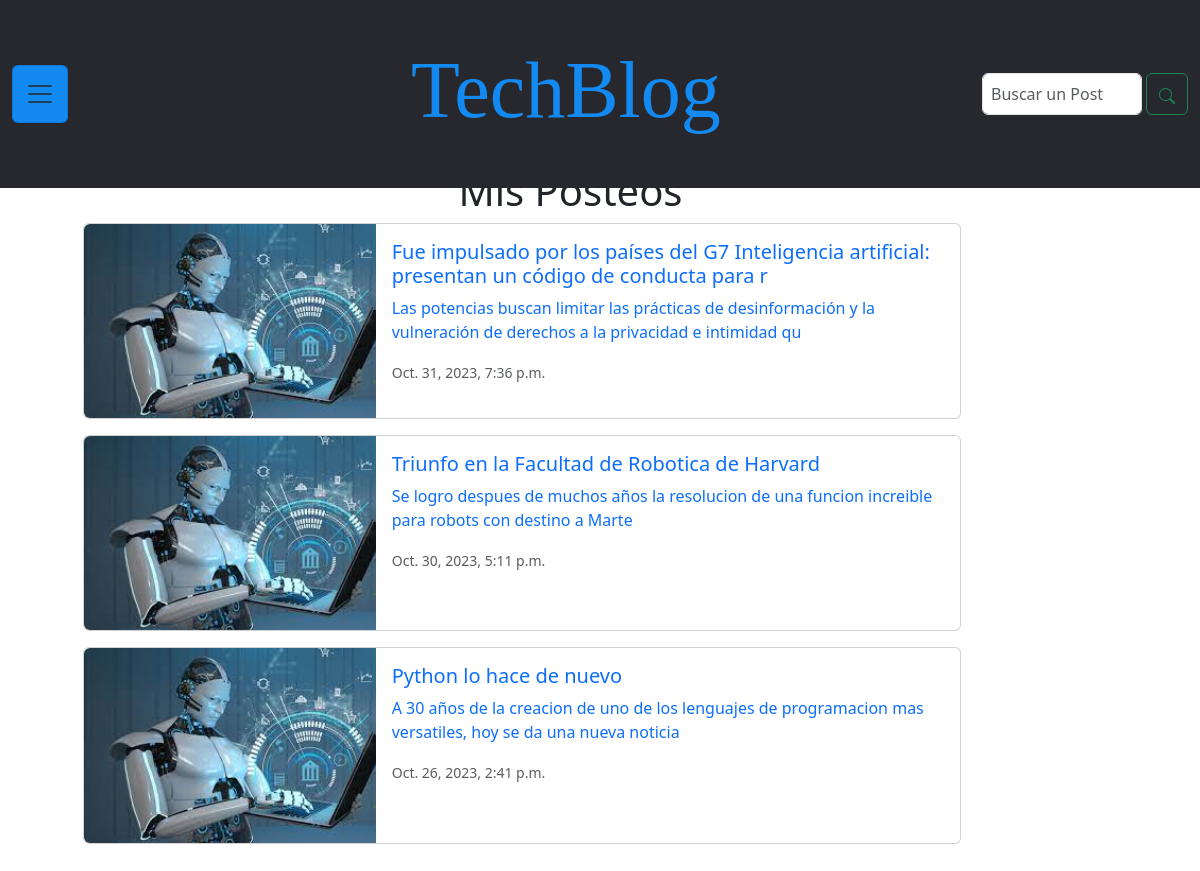
/inicio_blog/mis_posts (signed in), run on the app's committed database.
### inicio_blog/models.py (models this page shows, shortened)
class Posteos(models.Model):
    titulo_posteo = models.CharField(max_length=100)
    descripcion_posteo = models.CharField(max_length=120)
    redaccion_posteo = models.TextField()
    autor_posteo = models.ForeignKey(User, on_delete=models.CASCADE)
    fecha_posteo = models.DateTimeField(auto_now_add=True)
    CATEGORIAS = [
        ('Programacion', 'Programación'),
        ('Robotica', 'Robótica'),
        ('Inteligencia Artificial', 'Inteligencia Artificial'),
    ]
    categoria_posteo = models.CharField(
        max_length=25,
        choices=CATEGORIAS,
        default='Programacion',
    )

### inicio_blog/views.py (the view)
# urls.py: path('inicio_blog/mis_posts', views.mis_posteos, name='mis_posteos'),
def mis_posteos(request):
    lista_posteos = Posteos.objects.all()
    posteos_del_usuario = Posteos.objects.filter(autor_posteo=request.user).order_by('-fecha_posteo')
    return render(request, 'inicio_blog/mis_posts.html', {'posteos_del_usuario': posteos_del_usuario,
                  'lista_posteos': lista_posteos})

### inicio_blog/templates/inicio_blog/mis_posts.html
{% extends "base.html" %}
{% load static %}
{% block content %}
    <main style="margin: 12% 0 5% 5%;" class="d-f justify-content-center">
        <section class="row contenedor-section p-20 col-md-11">
            <h1 class="text-center">Mis Posteos</h1>
            {% if posteos_del_usuario %}
                {% for posteo in posteos_del_usuario %}
                    <article class="conteiner-article">
                        <div class="card mb-3" style="max-width: 90%;">
                            <a href="{{ posteo.id }}">
                                <div class="row g-0">
                                    <div class="col-md-4">
                                        <img src={% static "assets/img/inicio_blog/img-tecno1.jfif" %} class="img-fluid rounded-start" alt="...">
                                    </div>
                                    <div class="col-md-8">
                                        <div class="card-body">
                                            <h5 class="card-title">{{ posteo.titulo_posteo }}</h5>
                                            <p class="card-text">{{ posteo.descripcion_posteo }}</p>
                                            <p class="card-text"><small class="text-body-secondary">{{ posteo.fecha_posteo }}</small></p>
                                        </div>
                                    </div>
                                </div>
                            </a>
                        </div>
                    </article>
                {% endfor %}
                {% else %}
                <h3>Todavia no has realizado ningun Posteo.</h3>
            {% endif %}
    </main>
{% endblock %}

### inicio_blog/static/css/styles.css (style rules this page uses)
a { text-decoration: none; font-style: inherit; }
img, picture, video, iframe { max-width: 100%; width: 100%; display: block; }
.contenedor-section { padding: 2%; }

### data on the page
Posteos: titulo_posteo "Fue impulsado por los países del G7 Inteligencia artificial: presentan un código de conducta para r", descripcion_posteo "Las potencias buscan limitar las prácticas de desinformación y la vulneración de derechos a la privacidad e intimidad qu", fecha_posteo "Oct. 31, 2023, 7:36 p.m."
Posteos: titulo_posteo "Triunfo en la Facultad de Robotica de Harvard", descripcion_posteo "Se logro despues de muchos años la resolucion de una funcion increible para robots con destino a Marte", fecha_posteo "Oct. 30, 2023, 5:11 p.m."
Posteos: titulo_posteo "Python lo hace de nuevo", descripcion_posteo "A 30 años de la creacion de uno de los lenguajes de programacion mas versatiles, hoy se da una nueva noticia", fecha_posteo "Oct. 26, 2023, 2:41 p.m."
